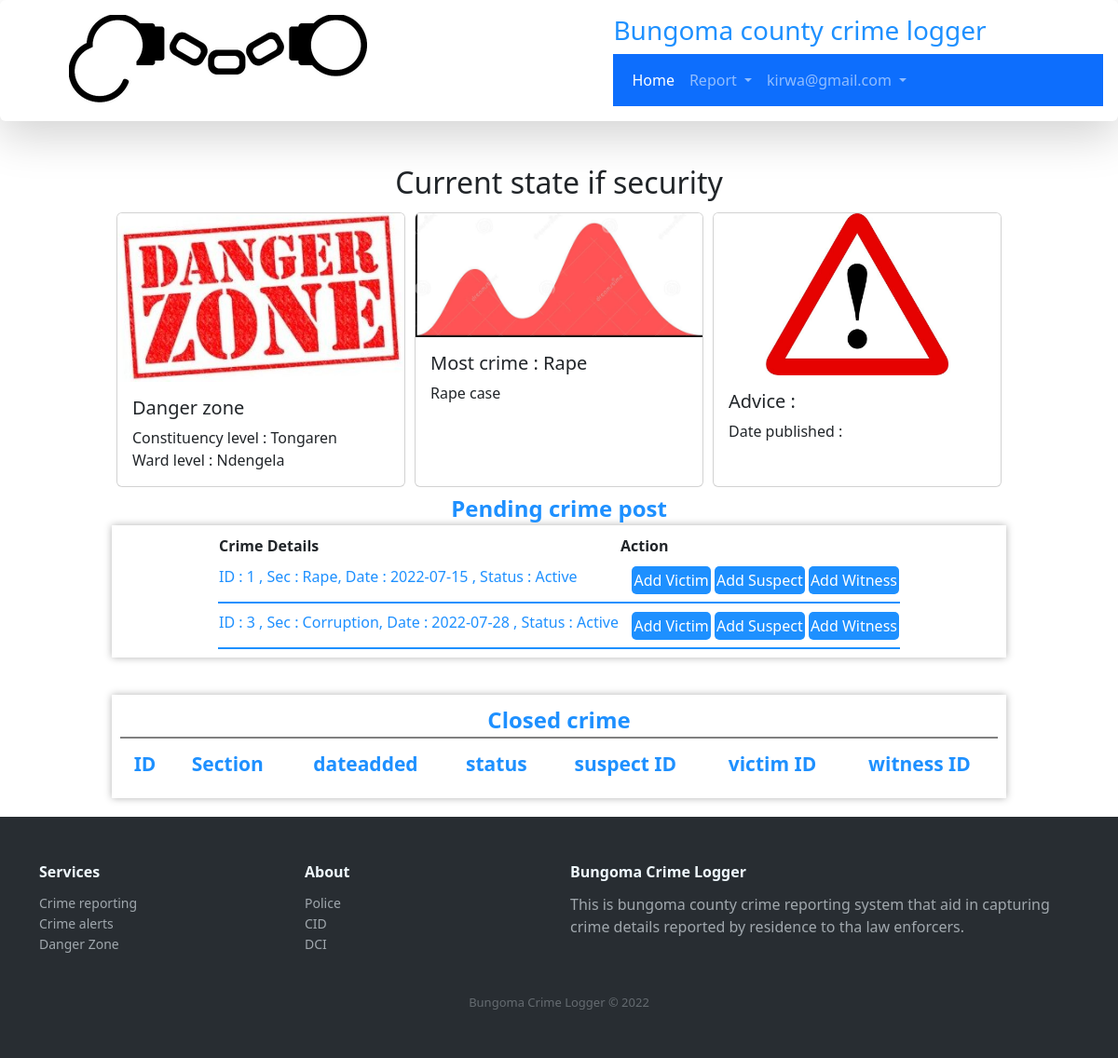
Before: /userdashboard.php (signed in) with the older database file.
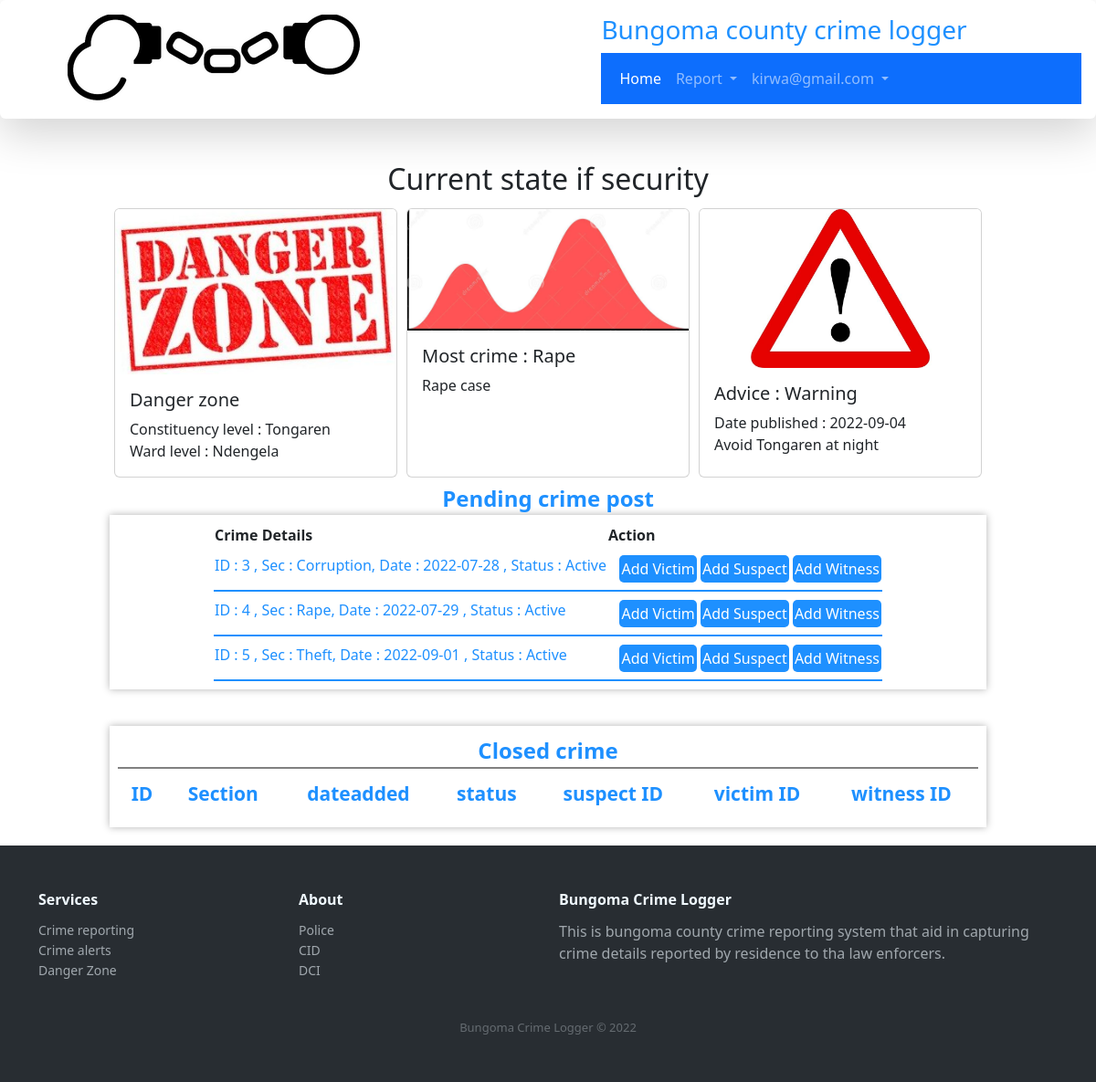
After: the same page with the newer database file.
### tables this page shows
CREATE TABLE IF NOT EXISTS `tblcrime` (
  `crimeID` int(12) NOT NULL AUTO_INCREMENT,
  `sectionID` int(12) NOT NULL,
  `complainerID` int(12) NOT NULL,
  `description` varchar(255) NOT NULL,
  `countyID` int(12) NOT NULL,
  `constituencyID` int(12) NOT NULL,
  `wardID` int(12) NOT NULL,
  `dateofoffence` date NOT NULL,
  `timeofoffence` time NOT NULL,
  `dateadded` date NOT NULL,
  `dateupdated` date NOT NULL,
  `status` int(1) NOT NULL,
  PRIMARY KEY (`crimeID`),
  KEY `crseec` (`sectionID`),
  KEY `crcan` (`countyID`),
  KEY `crcon` (`complainerID`),
  KEY `crcos` (`constituencyID`),
  KEY `ward` (`wardID`)
);

CREATE TABLE IF NOT EXISTS `tblsection` (
  `sectionID` int(12) NOT NULL AUTO_INCREMENT,
  `sectionnmae` varchar(255) NOT NULL,
  `description` varchar(255) NOT NULL,
  `dateadded` date NOT NULL,
  `dateupdated` date NOT NULL,
  `status` int(1) NOT NULL,
  PRIMARY KEY (`sectionID`)
);

CREATE TABLE IF NOT EXISTS `tbladvice` (
  `adviceID` int(11) NOT NULL AUTO_INCREMENT,
  `title` varchar(255) NOT NULL,
  `advice` varchar(1024) NOT NULL,
  `dateadded` date NOT NULL,
  `status` int(1) NOT NULL,
  PRIMARY KEY (`adviceID`)
);

### userdashboard.php (the view, shortened to what this page needs)
<?php require_once('Connections/crimecon.php'); ?>
<?php
if ($_SESSION['username']) {
 $currentUser =   $_SESSION['username'];
}else{
    header("Location:login.php");
}
?>
<?php
$query_mostcommoncrime = "SELECT  tblsection.sectionnmae, tblcrime.sectionID, tblsection.`description` FROM tblsection, tblcrime WHERE tblsection.sectionID = tblcrime.sectionID  ORDER BY tblsection.sectionID ASC LIMIT 1";
$mostcommoncrime = mysql_query($query_mostcommoncrime, $crimecon) or die(mysql_error());
$row_mostcommoncrime = mysql_fetch_assoc($mostcommoncrime);
$query_userid = "SELECT tblresidence.residenceID, tblresidence.email FROM tblresidence WHERE tblresidence.email = '{$currentUser}' ";
$userid = mysql_query($query_userid, $crimecon) or die(mysql_error());
$row_userid = mysql_fetch_assoc($userid);
 $UserID = $row_userid['residenceID'];
$query_activeeditablecrime = "SELECT tblcrime.crimeID, tblcrime.dateadded, tblcrime.status, tblsection.sectionnmae FROM tblcrime, tblsection WHERE tblsection.sectionID =  tblcrime.sectionID  AND tblcrime.complainerID = '{$UserID}' AND tblcrime.status = 1";
$activeeditablecrime = mysql_query($query_activeeditablecrime, $crimecon) or die(mysql_error());
$row_activeeditablecrime = mysql_fetch_assoc($activeeditablecrime);
$query_mostcommonward = "SELECT tblward.wardname, tblcrime.wardID   FROM tblward, tblcrime WHERE tblward.wardID = tblcrime.wardID   ORDER BY tblward.wardID DESC LIMIT 1";
$mostcommonward = mysql_query($query_mostcommonward, $crimecon) or die(mysql_error());
$row_mostcommonward = mysql_fetch_assoc($mostcommonward);
$query_mostcommonconstituency = "SELECT tblconstituency.constituencyname, tblcrime.constituencyID    FROM tblconstituency, tblcrime  WHERE tblconstituency.constituencyID = tblcrime.constituencyID       ORDER BY  tblconstituency.constituencyID DESC LIMIT 1";
$mostcommonconstituency = mysql_query($query_mostcommonconstituency, $crimecon) or die(mysql_error());
$row_mostcommonconstituency = mysql_fetch_assoc($mostcommonconstituency);
$query_ActiveAdvice = "SELECT tbladvice.adviceID, tbladvice.title, tbladvice.advice, tbladvice.dateadded FROM tbladvice  WHERE tbladvice.status = 1";
$ActiveAdvice = mysql_query($query_ActiveAdvice, $crimecon) or die(mysql_error());
$row_ActiveAdvice = mysql_fetch_assoc($ActiveAdvice);
?>
<!DOCTYPE html PUBLIC "-//W3C//DTD XHTML 1.0 Transitional//EN" "http://www.w3.org/TR/xhtml1/DTD/xhtml1-transitional.dtd">
<html xmlns="http://www.w3.org/1999/xhtml">
<head>
<link rel="stylesheet" type="text/css" href="customcss/navigation.css">
<link rel="stylesheet" type="text/css" href="customcss/myelements.css">
<link rel="stylesheet" type="text/css" href="customcss/userdashboard.css">
<link rel="stylesheet" type="text/css" href="css/bootstrap.min.css">
<link rel="stylesheet" href="https://cdnjs.cloudflare.com/ajax/libs/ionicons/2.0.1/css/ionicons.min.css">
</head>
<body>
<nav class="shadow-lg p-3 mb-5 bg-body rounded">
   <div class="logoholder">
   	<div class="logo-holder">
   		<img src="assets/logo/logo.png">
   	</div>
   	<div class="name-holder">
   		<h3 class="dodgerblueText">Bungoma county crime logger</h3>
   		<div class="my-nav-holder">
           <nav class="navbar navbar-expand-lg navbar-dark bg-primary">
  <div class="container-fluid">
    <div class="collapse navbar-collapse" id="navbarSupportedContent">
      <ul class="navbar-nav me-auto mb-2 mb-lg-0">
        <li class="nav-item">
          <a class="nav-link active" href="userdashboard.php">Home</a>
        </li>
        <li class="nav-item dropdown">
          <a class="nav-link dropdown-toggle" href="#" id="navbarDropdown" role="button" data-bs-toggle="dropdown" aria-expanded="false">
            Report
          </a>
        </li>
        <li class="nav-item dropdown">
          <a class="nav-link dropdown-toggle" href="#" id="navbarDropdown" role="button" data-bs-toggle="dropdown" aria-expanded="false">
            <?php echo $_SESSION['username'] ?>
          </a>
        </li>
      </ul>
    </div>
  </div>
</nav>
   		</div>
   	</div>
   </div>
   </nav>
<br><br><br><br><br><br>
   <div id="user-dashboard">
    <center><h2>Current state if security </h2></center>
    <div class="body-card-holder">
   <div class="card">
    <img src="assets/logo/dangerzone.jpg" class="card-img-top">
    <div class="card-body">
        <h5 class="card-title">Danger zone</h5>
        <p class="card-text">
            <label>Constituency level : <?php echo $row_mostcommonconstituency['constituencyname']; ?></label>
            <br>
            <label>Ward level : <?php echo $row_mostcommonward['wardname']; ?></label>
        </p>
    </div>
   </div>
    <div class="card">
    <img src="assets/logo/onrise.jpg" class="card-img-top">
    <div class="card-body">
        <h5 class="card-title">Most crime : <?php echo $row_mostcommoncrime['sectionnmae']; ?></h5>
        <p class="card-text">
		<?php echo $row_mostcommoncrime['description']; ?>
        </p>
    </div>
   </div>
   <div class="card">
    <img src="assets/logo/warning.jpg" class="card-img-top">
    <div class="card-body">
        <h5 class="card-title">Advice : <?php echo $row_ActiveAdvice['title']; ?></h5>
        <label>Date published : <?php echo $row_ActiveAdvice['dateadded']; ?></label>
        <p class="card-text">
            <?php echo $row_ActiveAdvice['advice']; ?>
        </p>
    </div>
   </div>
   </div>
   </div>
<div id="post-crime">
     <center><label class="largeText dodgerblueText">Pending crime post</label></center>
        <div class="main-totalusers">
        <table id="totalusers">
             <thead>
  <tr>
    <th>Crime Details</th>
    <th>Action</th>
  </tr>
</thead>
<tbody>
<?php do { ?>
            <tr style="border-bottom: 2px solid dodgerblue;">
                <td style="padding-bottom: 8px;">
                    <label class="smallText dodgerblueText"> ID :  <?php echo $row_activeeditablecrime['crimeID']; ?> , <span> Sec : <?php echo $row_activeeditablecrime['sectionnmae']; ?>,  </span> Date : <?php echo $row_activeeditablecrime['dateadded']; ?>  ,<span> Status : <?php
                    if ($row_activeeditablecrime['status'] = 1) {
                        echo 'Active';
                    }else{
                    echo 'Closed';
                    }
                     ?></span></label>
                </td>
                <td style="padding-bottom: 8px;"> &nbsp;&nbsp;
                    <button class="mybutton-small"><a href="addvictim.php?editcaseid=<?php echo $row_activeeditablecrime['crimeID'];
                     ?>" class="mylinks">Add Victim</a></button>
                    <button class="mybutton-small"><a href="addsuspect.php?editcaseid=<?php echo $row_activeeditablecrime['crimeID'];
                     ?>" class="mylinks">Add Suspect</a></button>
                    <button class="mybutton-small"><a href="addwitness.php?editcaseid=<?php echo $row_activeeditablecrime['crimeID'];
                     ?>" class="mylinks">Add Witness</a></button>
                </td>
            </tr>
            <?php } while ($row_activeeditablecrime = mysql_fetch_assoc($activeeditablecrime)); ?>
            </tbody>
        </table>
    </div>
</div>
   <div class="scroll-table">
  <div class="table-holder">
    <div class="table-caption">
      <label class="largeText dodgerblueText">Closed crime <span></span></label>
    </div>
<table>
    <thead>
  <tr>
    <th>ID</th>
    <th>Section</th>
    <th>dateadded</th>
    <th>status</th>
    <th>suspect ID</th>
    <th>victim ID</th>
    <th>witness ID</th>
  </tr>
</thead>
</table>
  </div>
  </div>
<div class="footer-dark">
        <footer>
            <div class="container">
                <div class="row">
                    <div class="col-sm-6 col-md-3 item">
                        <h3>Services</h3>
                        <ul>
                            <li><a href="#">Crime reporting</a></li>
                            <li><a href="#">Crime alerts</a></li>
                            <li><a href="#">Danger Zone </a></li>
                        </ul>
                    </div>
                    <div class="col-sm-6 col-md-3 item">
                        <h3>About</h3>
                        <ul>
                            <li><a href="#">Police</a></li>
                            <li><a href="#">CID</a></li>
                            <li><a href="#">DCI</a></li>
                        </ul>
                    </div>
                    <div class="col-md-6 item text">
                        <h3>Bungoma  Crime Logger</h3>
                        <p>This is bungoma county crime reporting system that aid in capturing crime details reported by residence to tha law enforcers.</p>
                    </div>
                </div>
                <p class="copyright">Bungoma  Crime Logger &copy; 2022</p>
            </div>
        </footer>
    </div>
</body>
</html>

### customcss/navigation.css (style rules this page uses)
.logoholder { display: flex; }
.logo-holder { width: 50%; padding-left: 5%; }
.name-holder { width: 50%; padding-left: 5%; }
.footer-dark { padding:50px 0; color:#f0f9ff; background-color:#282d32; }
.footer-dark h3 { margin-top:0; margin-bottom:12px; font-weight:bold; font-size:16px; }
.footer-dark ul { padding:0; list-style:none; line-height:1.6; font-size:14px; margin-bottom:0; }
.footer-dark ul a { color:inherit; text-decoration:none; opacity:0.6; }
.footer-dark .item.text { margin-bottom:36px; }
.footer-dark .item.text p { opacity:0.6; margin-bottom:0; }
.footer-dark .copyright { text-align:center; padding-top:24px; opacity:0.3; font-size:13px; margin-bottom:0; }

### customcss/myelements.css (style rules this page uses)
.mylinks { text-decoration: none; color: white; }
.largeText { font-size: 24px; font-weight: bold; }
.dodgerblueText { color: dodgerblue; }
.scroll-table { overflow: hidden; overflow-x: scroll; }
.table-holder { background: #fff; width: 80%; min-width: 750px; margin-left: 10%; border: 1px solid #fff; box-shadow: 0 0 0.5rem 0 rgba(0 ,0,0,0.3); padding: 8px; margin-top: 20px; margin-bottom: 20px; }
.table-caption { display: flex; justify-content: center; width: 100%; border-bottom: 2px solid grey; }
.table-holder table { width: 100%; }
.table-holder thead { color: dodgerblue; font-size: 21px; text-align: center; background-color: #fff; }
.table-holder th { padding: 12px 8px; }

### customcss/userdashboard.css (style rules this page uses)
.main-totalusers { background: #fff; width: 80%; margin-left: 10%; border: 1px solid #fff; box-shadow: 0 0 0.5rem 0 rgba(0 ,0,0,0.3); padding: 8px; display: flex; justify-content: center; margin-bottom: 20px; }
.mybutton-small { padding: 3px 2px; background: dodgerblue; margin-top: 8px; color: white; font-size: 16px; border-radius: 5px; outline: none; border: none; }

### userdashboard.php (style rules this page uses)
nav { position: fixed; top: 0; left: 0; width: 100%; transition: all 0.4s ease; z-index: 1000; }
.mylinks { text-decoration: none; color: white; }
.body-card-holder { width: 100%; display: flex; flex-wrap: wrap; justify-content: center; }
.card { flex: 1 1 310px; flex: 0 1 310px; margin: 5px; }

Changed rows visible on the page:
no longer on this page (row edited): tblcrime: crimeID "1", sectionID.sectionnmae "Rape", dateadded "2022-07-15"
added tbladvice: title "Warning", dateadded "2022-09-04", advice "Avoid Tongaren at night"
now on this page (row edited): tblcrime: crimeID "4", sectionID.sectionnmae "Rape", dateadded "2022-07-29"
added tblcrime: crimeID "5", sectionID.sectionnmae "Theft", dateadded "2022-09-01"
